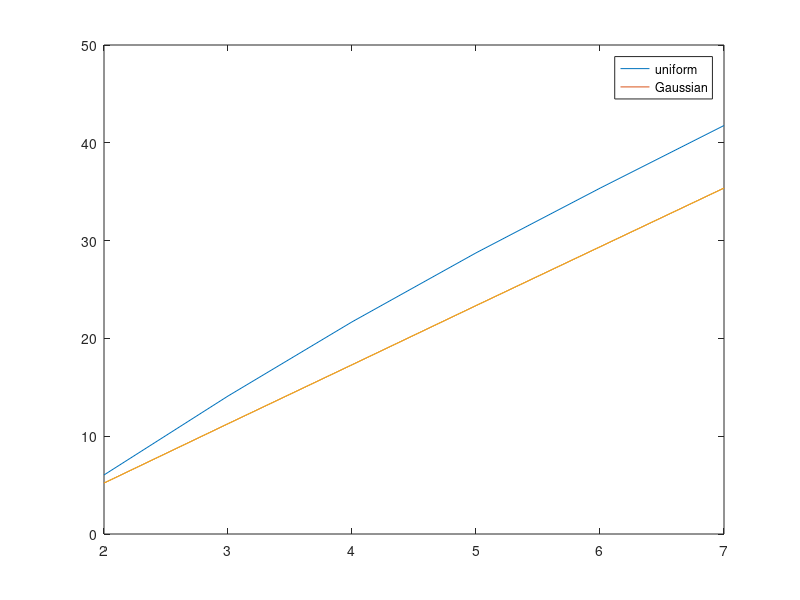

This figure's MATLAB source:
%% MMSP2 - Lab 2
%  Exercise 2 - Uniform and optimal quantizer

clearvars

close all
clc
%% 1) Generate a 10000-sample realization of s_g(n)~N(0,2) and s_u(n)~U with variance 2 and mean 0
%%    hint: use the functions randn() and rand()
var_s_g = 2;
var_s_u = 2;

% Normal distribution
s_g = randn(10000,1)*sqrt(var_s_g);
  
% Uniform distribution
delta_u = sqrt(var_s_u*12);
s_u = rand(10000,1) * delta_u -delta_u/2;

%% 2) Quantize s_g(n) and s_u(n) with M=[4,8,16,32,64,128] levels and uniform
%%    quantizer. Plot R-D curve for each number of levels. Compare with the
%%    theoretical distortion for a uniform scalar quantizer considering a uniform
%%    distributed signal
%%    hint: use MSE as distortion metric and plot the SNR

M = [4,8,16,32,64,128]; %% it's level

max_s_u = max(s_u);
min_s_u = min(s_u);

max_s_g = max(s_g);
min_s_g = min(s_g);

mse_g = zeros(length(M),1);
mse_u = zeros(length(M),1);


% for each level
for m = 1:length(M)
    delta_g = (max_s_g-min_s_g)/M(m);
    delta_u = (max_s_u-min_s_u)/M(m);

    % perform quantization
    y_u = floor(s_u/delta_u)*delta_u + delta_u/2;
    y_g = floor(s_g/delta_g)*delta_g + delta_g/2;

    % remove round error
    y_g_vals = unique(y_g);
    y_g(y_g == y_g_vals(end)) = y_g_vals(end-1);
    y_u_vals = unique(y_u);
    y_u(y_u == y_u_vals(end)) = y_u_vals(end-1);

    % quantization error
    e_g = y_g-s_g;
    e_u = y_u-s_u;
    
    % MSE
    mse_g(m) = mean(e_g.^2); %% every mse
    mse_u(m) = mean(e_u.^2); %%
end

%% plot R-D curves (Rate distortion theory)
R = log2(M); 

snr_g = pow2db(var(s_g)./mse_g);
snr_u = pow2db(var(s_u)./mse_u);

figure()
plot(R,[snr_u,snr_g]);
hold on;
plot(R,snr_g);
legend('uniform','Gaussian')



